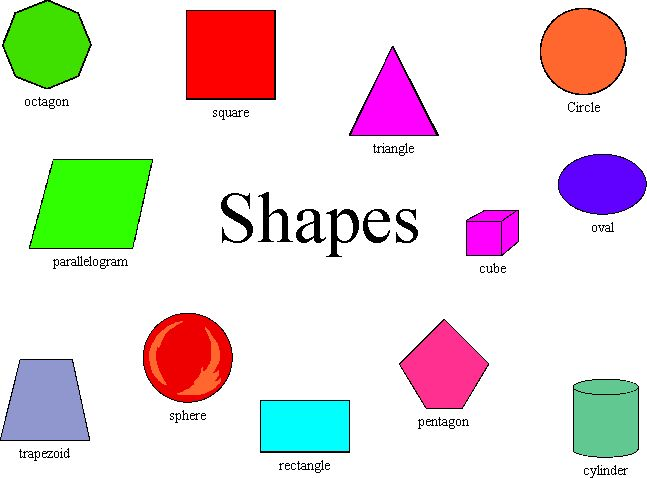
#> input picture img/corner-detection.jpg, 647 x 478 px
$ python corner_detection.py
#> lines starting #> are read from the running program, lines starting #| are printed output that depends on the picture; after the words box and inside, x2 and y2 are one past the last pixel; in counts of white or black regions, pixels touching at a corner belong together
import cv2
import numpy as np

img = cv2.imread('img/corner-detection.jpg')
#> img is the input picture: shape (478, 647, 3); mean B, G, R 217, 219.8, 227.9
gray = cv2.cvtColor(img, cv2.COLOR_BGR2GRAY)
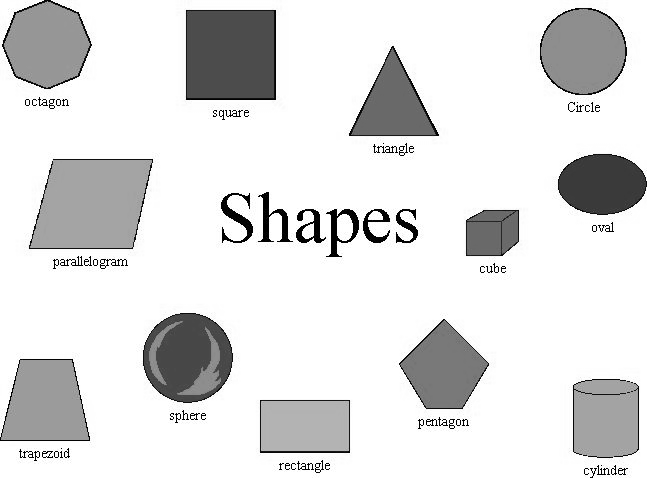
#> gray: shape (478, 647); min 0, max 255, mean 221.9
gray = np.float32(gray)		# Conversion to float32

corners = cv2.goodFeaturesToTrack(gray, 100, 0.01, 10)		#(image,  max-corners-to-detect, quality, minimum-distance-between-corners)
#> corners = 100 rows, first 8: [592, 111], [176, 422], [126, 265], [54, 268], [187, 419], [61, 457], [467, 425], [67, 105]
corners = np.int0(corners)		# Conversion to int0

# Iterate through each corner, making a circle at each point which is a corner.
for corner in corners:
	x, y = corner.ravel()
	cv2.circle(img, (x,y), 3, 255, -1)
#> this loop made 100 passes
#> (x, y) on passes 1 to 12: (592, 111), (176, 422), (126, 265), (54, 268), (187, 419), (61, 457), (467, 425), (67, 105), (312, 469), (35, 460), (419, 428), (223, 119)
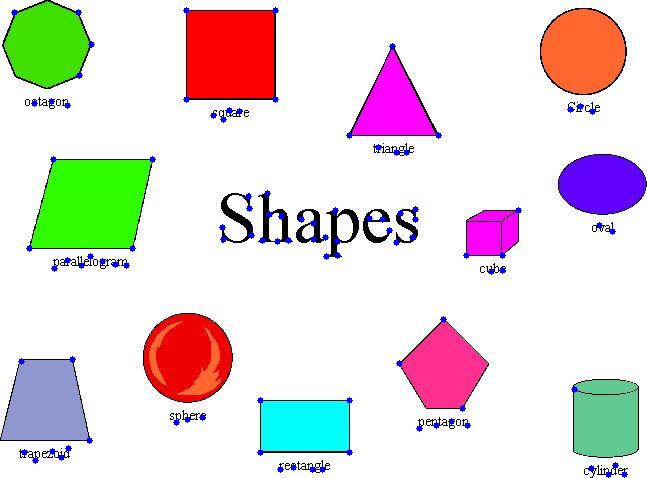
#> img: shape (478, 647, 3); 0.94% of pixels changed, all inside (x1, y1, x2, y2) = (11, 7, 628, 478)

cv2.imshow('corners', img)
cv2.imwrite('output/corners.jpg', img)
